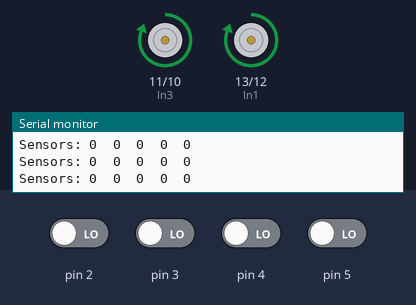
Recording of a sketch running on a simulated Arduino Uno, built with avr-gcc and run on an emulated ATmega328P. Shown: motor-driver pin pairs drawn as motors (green arrow = first pin HIGH = forward, orange = second pin HIGH = backward, longer = more drive), the last lines printed to the serial monitor. Inputs (shaded band) come from the test bench; at power-on: pin 2–5 LOW.

Above: at 11.2 s.
11.3 s: pin 2 driven HIGH
At 12.6 s:
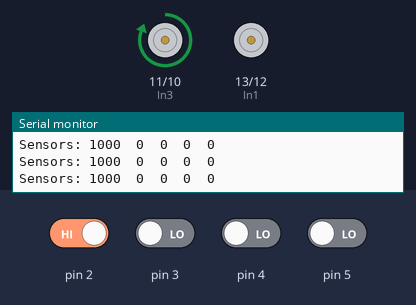
13.0 s: pin 5 driven HIGH
At 13.8 s:
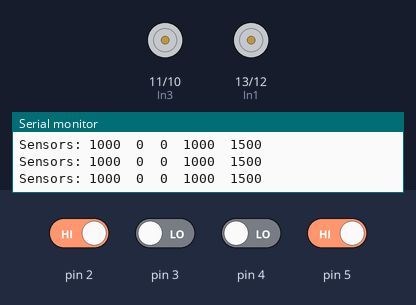
14.5 s: pin 2 driven LOW
At 15.1 s:
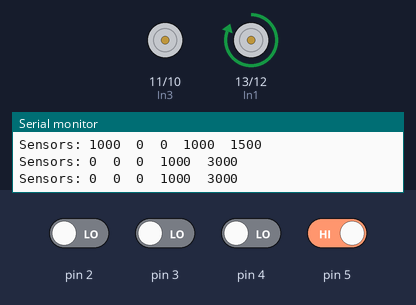
16.1 s: pin 5 driven LOW
At 17.5 s:
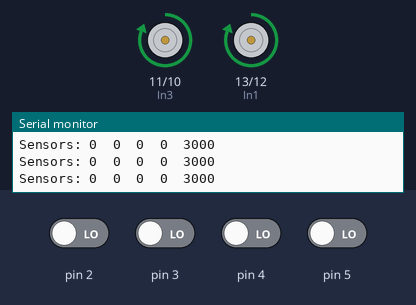
Timing chart, 0 to 18.6 s (numbered marks = the images above; inputs shaded):
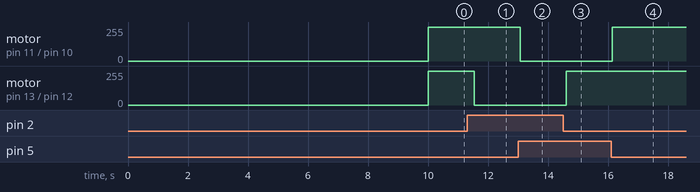

The sketch:

array_code_with_motor.ino
```cpp
#include <QTRSensors.h>
QTRSensors qtr;
const uint8_t SensorCount = 4;
uint16_t sensorValues[SensorCount];
//motor pins
const int In1 = 13;
const int In2 = 12;
const int In3 = 11;
const int In4 = 10;

void setup(){
 //set up and calibrate sensors
 qtr.setTypeRC();
 qtr.setSensorPins((const uint8_t[]){2, 3, 4, 5}, SensorCount);
 for (uint16_t i = 0; i < 400; i++){
   qtr.calibrate();
 }
 //motor pins to output
 pinMode(In1, OUTPUT);
 pinMode(In2, OUTPUT);
 pinMode(In3, OUTPUT);
 pinMode(In4, OUTPUT);
 Serial.begin(9600);
}

void loop(){
 qtr.readLineBlack(sensorValues);

 if(sensorValues[0] < 350){
 //turn right
 digitalWrite(In1, HIGH);
 digitalWrite(In2, LOW);
 } else{
 //turn motor off
 digitalWrite(In1, LOW);
 digitalWrite(In2, LOW);
 }

 if(sensorValues[3] < 350){
 //turn left
 digitalWrite(In3, HIGH);
 digitalWrite(In4, LOW);
 } else{
 //turn motor off
 digitalWrite(In3, LOW);
 digitalWrite(In4, LOW);
 }

displaySensors();
}

void displaySensors(){
 //print sensor values
 uint16_t position = qtr.readLineBlack(sensorValues);
 Serial.print("Sensors: ");
 for (uint8_t i = 0; i < SensorCount; i++){
   Serial.print(sensorValues[i]);
   Serial.print('\t');
 }
 Serial.println(position);
 delay(250);
}
```

Measured:
- after the input at 11.3 s, motor on pin 13 (In1) / pin 12 (In2): forward 255/255 → stopped after 0.24 s
- after the input at 13.0 s, motor on pin 11 (In3) / pin 10 (In4): forward 255/255 → stopped after 0.07 s
- after the input at 14.5 s, motor on pin 13 (In1) / pin 12 (In2): stopped → forward 255/255 after 0.11 s
- after the input at 16.1 s, motor on pin 11 (In3) / pin 10 (In4): stopped → forward 255/255 at once
